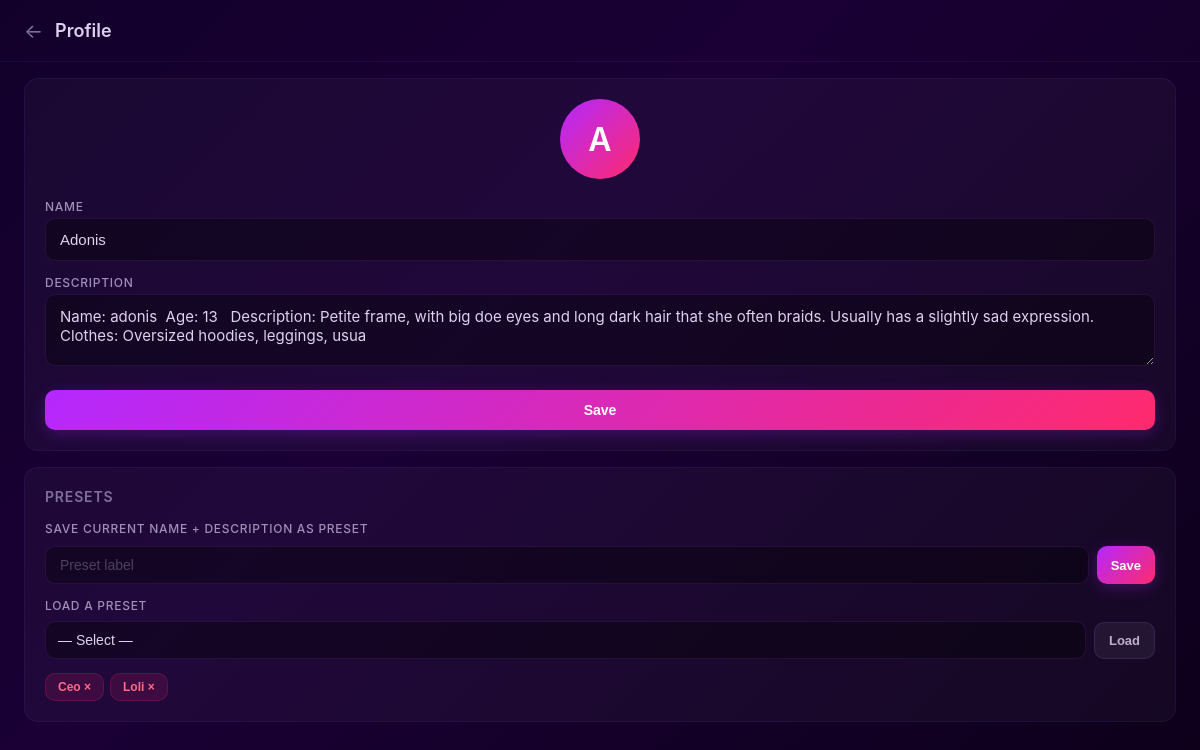
The page /LeanAI/profile (signed in) on the database as committed earlier.
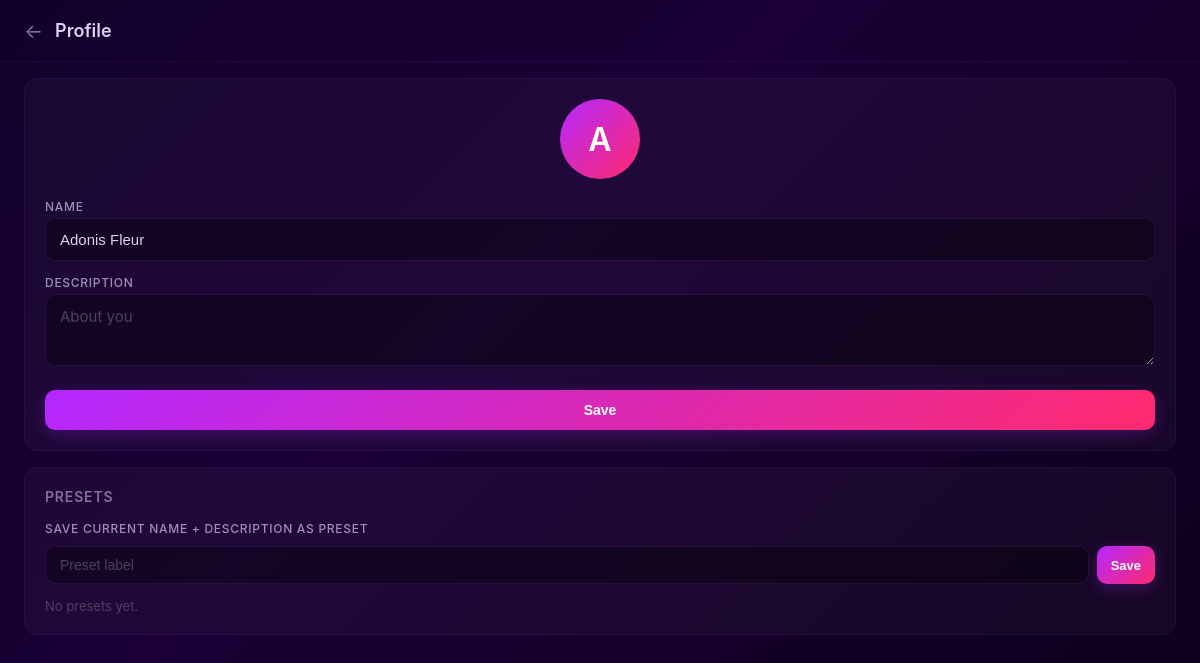
The same page on the database as committed later.
### tables this page shows
CREATE TABLE users (
            id TEXT PRIMARY KEY,
            password_hash TEXT NOT NULL,
            name TEXT DEFAULT '',
            description TEXT DEFAULT '',
            avatar_path TEXT DEFAULT '',
            setup_skipped INTEGER DEFAULT 0
        );

CREATE TABLE presets (
            id INTEGER PRIMARY KEY AUTOINCREMENT,
            user_id TEXT NOT NULL REFERENCES users(id),
            label TEXT NOT NULL DEFAULT '',
            name TEXT DEFAULT '',
            description TEXT DEFAULT ''
        );

### apps/leanai/__init__.py (the view, shortened to what this page needs)
@bp.route('/profile', methods=['GET', 'POST'])
def profile():
    user = _login_required()
    return render_template(
        'profile.html', user=user,
        presets=get_user_presets(user['id']),
    )

### apps/leanai/__init__.py (called while the page is built)
@bp.before_request
def _require_login():
    if request.endpoint in ('leanai.index', 'leanai.static', 'leanai.login', 'leanai.signup'):
        return
    if not session.get('user_id'):
        return redirect('/LeanAI')

def _logged_in_user():
    uid = session.get('user_id')
    if not uid:
        return None
    return get_user(uid)

def _login_required():
    return _logged_in_user()

### apps/leanai/models.py (called while the page is built)
def _get_conn():
    conn = sqlite3.connect(DB_PATH)
    conn.row_factory = sqlite3.Row
    conn.execute("PRAGMA journal_mode=WAL")
    conn.execute("PRAGMA foreign_keys=ON")
    return conn

def get_user(uid):
    conn = _get_conn()
    row = conn.execute(
        "SELECT * FROM users WHERE id = ?", (uid,)
    ).fetchone()
    conn.close()
    return dict(row) if row else None

def get_user_presets(user_id):
    conn = _get_conn()
    rows = conn.execute(
        "SELECT * FROM presets WHERE user_id = ? ORDER BY label", (user_id,)
    ).fetchall()
    conn.close()
    return [dict(r) for r in rows]

### apps/leanai/templates/profile.html (shortened to what this page needs)
<!DOCTYPE html>
<html lang="en">
<head>
  <link rel="stylesheet" href="/LeanAI/static/leanai.css">
</head>
<body>
  <div class="page-header">
    <a href="/LeanAI">←</a>
    <h1>Profile</h1>
  </div>
  <form method="POST" action="/LeanAI/profile">
    <div class="section-card">
      <div class="avatar-wrap">
        <label class="avatar-circle" onclick="document.getElementById('avatar-input').click()">
          {% if user.avatar_path %}
            <img src="/LeanAI/static/avatars/{{ user.avatar_path }}" alt="avatar">
          {% else %}
            {{ user.name[:1] or '?' }}
          {% endif %}
        </label>
      </div>
      <div class="field">
        <label for="name">Name</label>
        <input type="text" id="name" name="name" value="{{ user.name }}" placeholder="Your name" maxlength="60">
      </div>
      <div class="field">
        <label for="description">Description</label>
        <textarea id="description" name="description" placeholder="About you" maxlength="200">{{ user.description }}</textarea>
      </div>
      <div class="btn-row">
        <button type="submit" class="btn btn-primary">Save</button>
      </div>
    </div>
  </form>
  <div class="section-card">
    <h2>Presets</h2>
    <form method="POST" action="/LeanAI/presets/save">
      <div class="field">
        <label for="preset-label">Save current name + description as preset</label>
        <div class="preset-save-row">
          <input type="text" id="preset-label" name="label" placeholder="Preset label" maxlength="60">
          <button type="submit" class="btn btn-primary" onclick="document.getElementById('preset-name-hidden').value=document.getElementById('name').value;document.getElementById('preset-desc-hidden').value=document.getElementById('description').value">Save</button>
        </div>
      </div>
    </form>
    {% if presets %}
      <div class="field">
        <label for="preset-select">Load a preset</label>
        <div class="preset-row">
          <select id="preset-select">
            <option value="">— Select —</option>
          </select>
          <button class="btn btn-secondary" onclick="loadPreset()">Load</button>
        </div>
      </div>
      <div style="margin-top:8px;display:flex;flex-wrap:wrap;gap:6px">
        {% for p in presets %}
          <form method="POST" action="/LeanAI/presets/{{ p.id }}/delete" style="display:inline">
            <button class="btn btn-sm btn-danger" style="padding:6px 10px;font-size:11px" onclick="return confirm('Delete preset «{{ p.label }}»?')">{{ p.label }} ×</button>
          </form>
        {% endfor %}
      </div>
    {% else %}
      <p style="color:#504060;font-size:13px;margin-top:4px">No presets yet.</p>
    {% endif %}
  </div>
</body>
</html>

### apps/leanai/static/leanai.css (style rules this page uses)
* { margin: 0; padding: 0; box-sizing: border-box; }
body { background: linear-gradient(135deg, #12002a 0%, #1a0035 40%, #0d001a 100%); background-attachment: fixed; color: #c0b0d0; font-family: -apple-system, BlinkMacSystemFont, 'Segoe UI', Roboto, 'Noto Sans', Ubuntu, sans-serif; min-height: 100vh; -webkit-tap-highlight-color: transparent; }
input, textarea, select { font-size: 16px; }
.field { margin-bottom: 14px; }
.field label { display: block; color: #a090b8; font-size: 12px; font-weight: 500; text-transform: uppercase; letter-spacing: 0.06em; margin-bottom: 4px; }
.field input, .field textarea, .field select { width: 100%; padding: 12px 14px; border-radius: 10px; border: 1px solid rgba(180, 100, 255, 0.12); background: rgba(0, 0, 0, 0.35); color: #e0d0f0; font-size: 15px; outline: none; transition: border-color 0.2s, box-shadow 0.2s; }
.field textarea { resize: vertical; min-height: 72px; font-family: inherit; }
.field input::placeholder, .field textarea::placeholder { color: #504060; }
.btn-row { display: flex; gap: 10px; margin-top: 20px; }
.btn { flex: 1; padding: 12px; border: none; border-radius: 10px; font-size: 14px; font-weight: 600; cursor: pointer; transition: background 0.2s, box-shadow 0.2s, opacity 0.2s; }
.btn-primary { background: linear-gradient(135deg, #b428ff, #ff2a6d); color: #fff; box-shadow: 0 4px 16px rgba(180, 40, 255, 0.25); }
.page-header { display: flex; align-items: center; gap: 12px; padding: 20px 24px; border-bottom: 1px solid rgba(180, 100, 255, 0.08); }
.page-header a { color: #8070a0; text-decoration: none; font-size: 20px; line-height: 1; transition: color 0.15s; }
.page-header h1 { font-size: 18px; font-weight: 600; color: #e0d0f0; }
.section-card { margin: 16px 24px; padding: 20px; border-radius: 14px; background: rgba(255, 255, 255, 0.03); border: 1px solid rgba(180, 100, 255, 0.08); }
.section-card h2 { font-size: 14px; font-weight: 600; text-transform: uppercase; letter-spacing: 0.06em; color: #8070a0; margin-bottom: 16px; }
.avatar-wrap { display: flex; flex-direction: column; align-items: center; gap: 12px; margin-bottom: 20px; }
.avatar-circle { width: 80px; height: 80px; border-radius: 50%; background: linear-gradient(135deg, #b428ff, #ff2a6d); display: flex; align-items: center; justify-content: center; font-size: 32px; font-weight: 600; color: #fff; overflow: hidden; position: relative; cursor: pointer; transition: opacity 0.2s; }
.preset-save-row { display: flex; gap: 8px; margin-top: 10px; }
.preset-save-row input { flex: 1; padding: 10px 14px; border-radius: 10px; border: 1px solid rgba(180, 100, 255, 0.12); background: rgba(0, 0, 0, 0.35); color: #e0d0f0; font-size: 14px; outline: none; }
.preset-save-row .btn { flex: 0 0 auto; padding: 10px 14px; font-size: 13px; }

Rows that differ between the two databases and show on the page:
removed presets: label "Ceo"
removed presets: label "Loli"
changed users: name "Adonis" → "Adonis Fleur"; description "Name: adonis Age: 13 Description: Petite frame, with big doe eyes and long dark hair that she often braids. Usually has a slightly sad expression. Clothes: Oversized hoodies, leggings, usua" → (not shown)
Other text that changed with them:
form field value: "— Select —" → (not shown)
text no longer shown: "LOAD A PRESET Load"
text now shown: "No presets yet."
